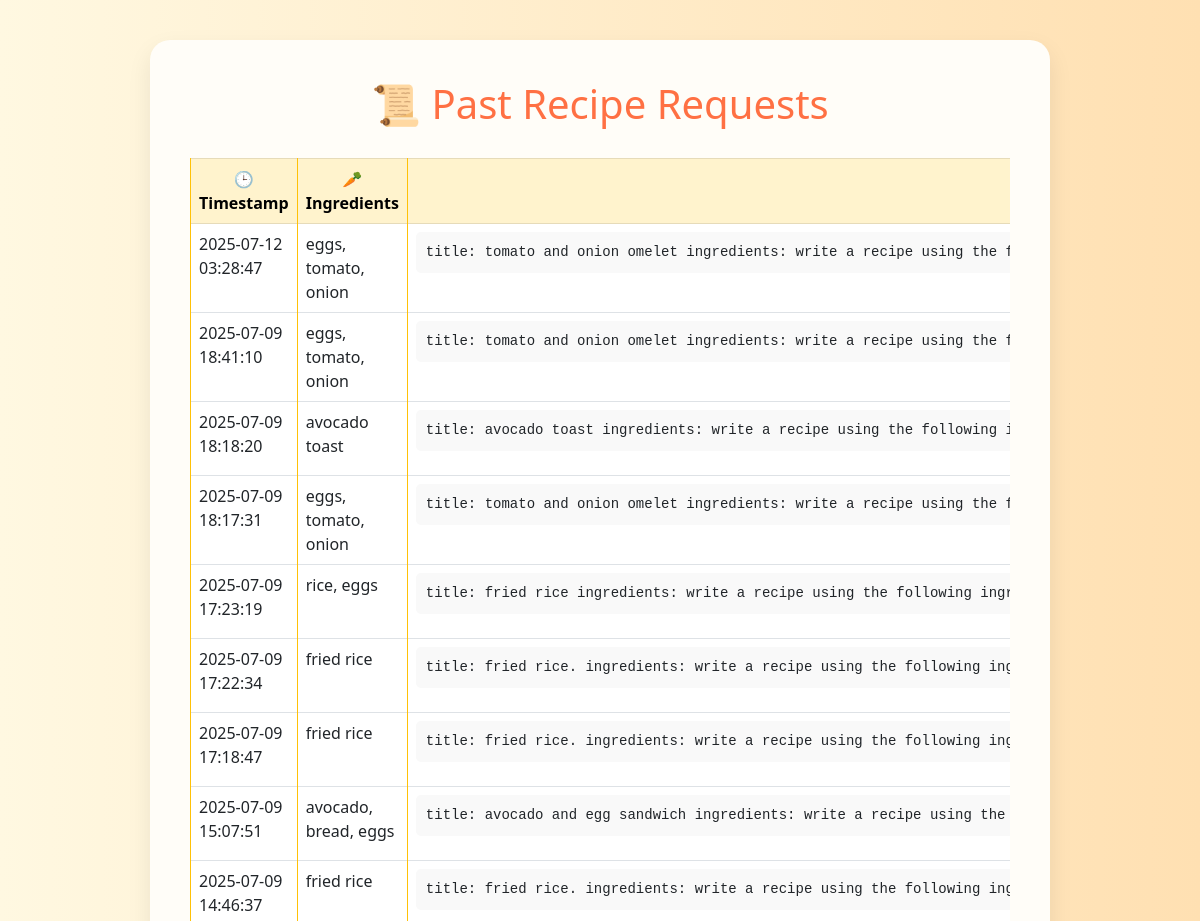
The app's page /history (signed in, upper part), older data.
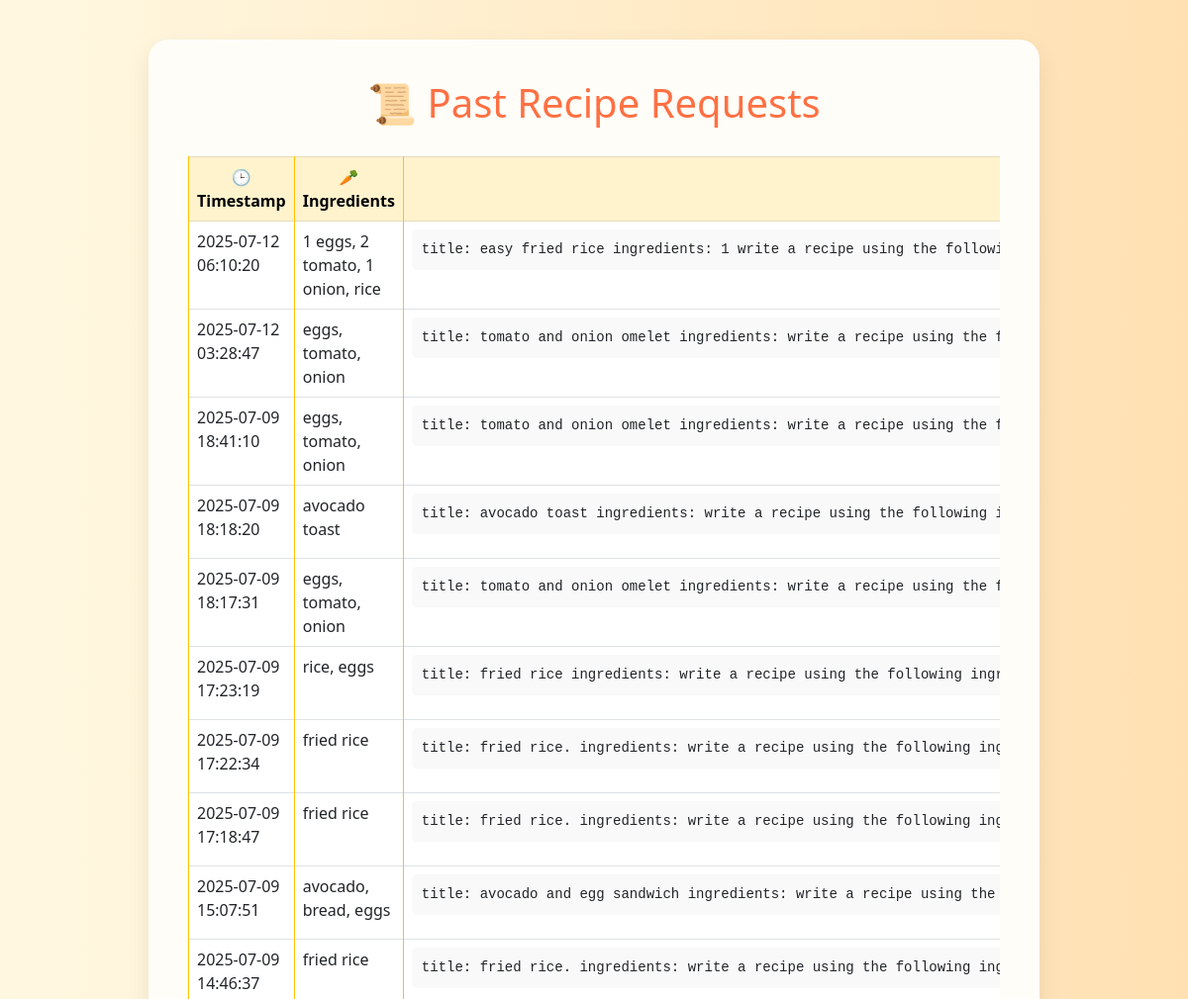
The same page, newer data.
### app/models.py (models this page shows, shortened)
class RecipeRequest(db.Model):
    id = db.Column(db.Integer, primary_key=True)
    ingredients = db.Column(db.Text, nullable=False)
    result = db.Column(db.Text)
    timestamp = db.Column(db.DateTime, default=datetime.utcnow)
    user_id = db.Column(db.Integer, db.ForeignKey('user.id'))
    user = db.relationship('User', back_populates='recipe_requests')

### app/routes/recipe.py (the view)
@bp.route('/history')
def view_history():
    user_id = session.get('user_id')
    if not user_id:
        return redirect(url_for('auth.login'))
    requests = RecipeRequest.query.filter_by(user_id=user_id).order_by(RecipeRequest.timestamp.desc()).all()
    return render_template("history.html", requests=requests)

### app/templates/history.html (shortened to what this page needs)
<!DOCTYPE html>
<html lang="en">
<head>
  <link href="https://cdn.jsdelivr.net/npm/bootstrap@5.3.0/dist/css/bootstrap.min.css" rel="stylesheet">
</head>
<body>
  <div class="container">
    <h1>📜 Past Recipe Requests</h1>
    {% if requests %}
      <div class="table-responsive">
        <table class="table table-bordered table-hover align-middle">
          <thead class="table-warning text-center">
            <tr>
              <th>🕒 Timestamp</th>
              <th>🥕 Ingredients</th>
              <th>📄 Result</th>
            </tr>
          </thead>
          <tbody>
            {% for req in requests %}
              <tr>
                <td>{{ req.timestamp.strftime('%Y-%m-%d %H:%M:%S') }}</td>
                <td>{{ req.ingredients }}</td>
                <td><pre>{{ req.result }}</pre></td>
              </tr>
            {% endfor %}
          </tbody>
        </table>
      </div>
    {% else %}
      <div class="empty-state">
        <img src="https://cdn-icons-png.flaticon.com/512/1046/1046784.png" alt="No Data" width="120">
        <p>No recipe requests found. Try generating a delicious dish! 🍝</p>
      </div>
    {% endif %}
  </div>
</body>
</html>

Row changes from the older to the newer data that the page shows:
added RecipeRequest: timestamp "2025-07-12 06:10:20", ingredients "1 eggs, 2 tomato, 1 onion, rice", result "title: easy fried rice ingredients: 1 write a recipe using the…"
